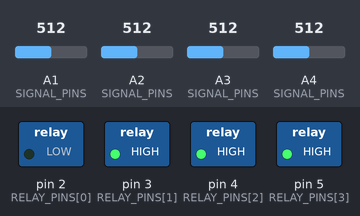
Simulated run of this sketch. Board: Arduino Uno, built with avr-gcc and run on an emulated ATmega328P. Parts: switched loads named in the sketch (green lamp = pin HIGH). Inputs (shaded band) come from the test bench; at power-on: A1 (SIGNAL_PINS) = 512, A2 (SIGNAL_PINS) = 512, A3 (SIGNAL_PINS) = 512, A4 (SIGNAL_PINS) = 512. What the sketch prints to the serial monitor is not drawn.

Above: at 1.0 s.
At 8.5 s:
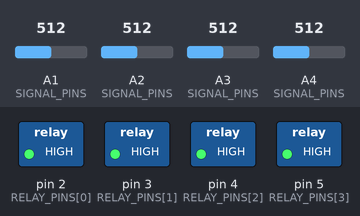
At 11.0 s:
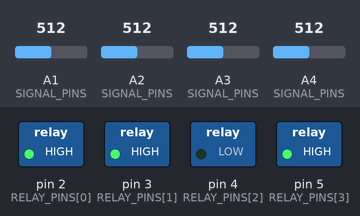
At 16.0 s:
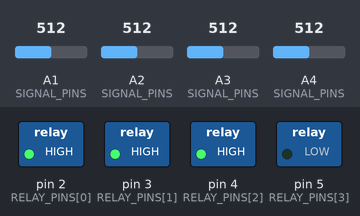
At 31.0 s:
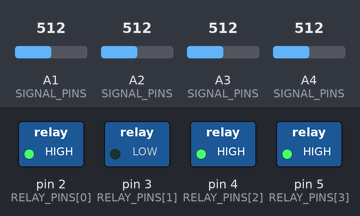
Timing chart, 0 to 32.5 s (numbered marks = the images above):
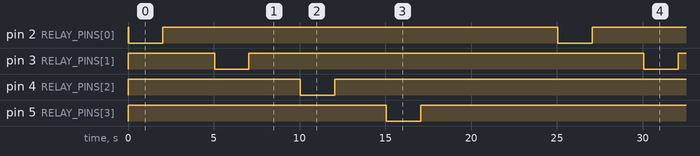

Measured:
- by itself, pin 2 (RELAY_PINS[0]), pin 3 (RELAY_PINS[1]), pin 4 (RELAY_PINS[2]), pin 5 (RELAY_PINS[3]): alternates HIGH for 23.0 s and LOW for 2.0 s
- by itself, everything shown: repeats every 25.0 s, in 8 steps

The sketch:

riego_plantas.ino
```cpp
#define NUM_SENSORS 4
const int SIGNAL_PINS[NUM_SENSORS] = {A1, A2, A3, A4};
const int RELAY_PINS[NUM_SENSORS]  = {2, 3, 4, 5};
const char* SENSOR_ID[NUM_SENSORS] = {"1", "2", "3","4"};

// Stores the last watering time for each sensor
unsigned long lastWateringTime[NUM_SENSORS] = {0, 0, 0, 0};

void setup() {
  Serial.begin(9600);
  unsigned long start = millis();
  while (!Serial && millis() - start < 3000); // Wait max. 3s for Serial to initialize

  for (int i = 0; i < NUM_SENSORS; i++) {
    pinMode(RELAY_PINS[i], OUTPUT);
    digitalWrite(RELAY_PINS[i], HIGH); // Ensure relay is OFF at startup (HIGH = OFF)
  }

  Serial.println("✅ Arduino R4 Minima running.");
}

void loop() {
  for (int i = 0; i < NUM_SENSORS; i++) {
    int value = read_humidity(i);
    check_and_water(i, value);
     delay(3000); // Water for 3 seconds (adjustable)
  }

  delay(5000); // Run the loop every N second
}

int read_humidity(int sensor_num) {
  int pin = SIGNAL_PINS[sensor_num];
  int value = analogRead(pin);

  Serial.print("Sensor ");
  Serial.print(SENSOR_ID[sensor_num]);
  Serial.print(" → humidity = ");
  Serial.println(value);
  return value;
}

void check_and_water(int sensor_num, int value) {
  unsigned long now = millis();

  if (value < 10) {
    Serial.println("⚠️  Reading error.");
    digitalWrite(RELAY_PINS[sensor_num], HIGH); // Turn relay OFF for safety
    return;
  }

  if (value > 400) { // Sensor reads dry soil
      Serial.print("🌵 Sensor ");
      Serial.print(SENSOR_ID[sensor_num]);
      Serial.println(" is dry → watering now.");
      water_once(sensor_num);
      lastWateringTime[sensor_num] = now;
  } else {
    Serial.print("💧 Sensor ");
    Serial.print(SENSOR_ID[sensor_num]);
    Serial.println(" is wet → no watering needed.");
    digitalWrite(RELAY_PINS[sensor_num], HIGH); // OFF
  }
}

void water_once(int sensor_num) {
  digitalWrite(RELAY_PINS[sensor_num], LOW);  // ON
  delay(2000); // Water for 3 seconds (adjustable)
  digitalWrite(RELAY_PINS[sensor_num], HIGH); // OFF
}
```
